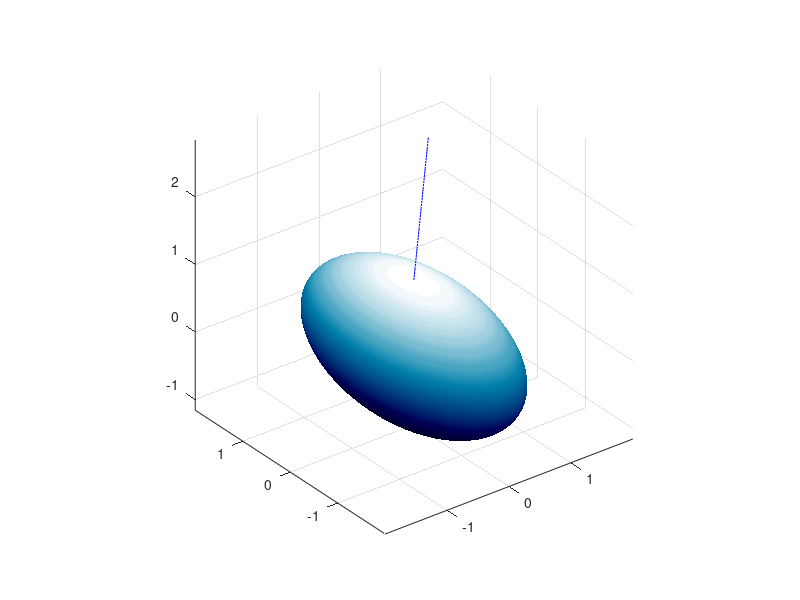

Write the MATLAB code that produced this figure.
# поверхность
x = @(u,v) 1.*cos(u).*sin(v);
y = @(u,v) 2.*sin(u).*sin(v);
z = @(u,v) 1.*cos(v);
range = linspace(0,2*pi, 100);
[U,V] = meshgrid(linspace(0,2*pi, 100),linspace(0,pi, 100));
figure
surf(x(U,V), y(U,V), z(U,V))
colormap('ocean');
shading interp;
axis equal
hold on
delta = 0.00001;
#частные проивзодные
dxdu = @(u,v)(x(u+delta,v)- x(u,v))/delta;
dxdv = @(u,v)(x(u,v+delta)-x(u,v))/delta;
dydu = @(u,v)(y(u+delta,v)-y(u,v))/delta;
dydv = @(u,v)(y(u,v + delta)-y(u,v))/delta;
dzdu = @(u,v)(z(u+delta,v)-z(u,v))/delta;
dzdv = @(u,v)(z(u,v+delta)-z(u,v))/delta;
# матрица якоби*
D = @(u,v) [dxdu(u,v), dxdv(u,v); dydu(u,v), dydv(u,v); dzdu(u,v), dzdv(u,v); dxdu(u,v), dxdv(u,v)];
u_ = 1;
v_ = 1;
jac_yz = det(D(u_, v_)(2:3,:));
jac_zx = det(D(u_, v_)(3:4,:));
jac_xy= det(D(u_, v_)(1:2,:));
# точка нормали
x_c = jac_yz/sqrt(jac_xy^2+jac_yz^2+jac_zx^2);
y_c = jac_zx/sqrt(jac_xy^2+jac_yz^2+jac_zx^2);
z_c = jac_xy/sqrt(jac_xy^2+jac_yz^2+jac_zx^2);
# точка поверхности
x_0 = 0;
y_0 = 0;
z_0 = 1;
t = linspace(-1,1,100);
# уравнение нормали
x_ = @(t)x_0+t*(x_c-x_0);
y_ = @(t)y_0+t*(y_c-y_0);
z_ = @(t)z_0+t*(z_c-z_0);
# точка поверхности
plot3(x_0,y_0,z_0,'color','red')
# нормаль
plot3(x_(t),y_(t),z_(t),'color','blue')
